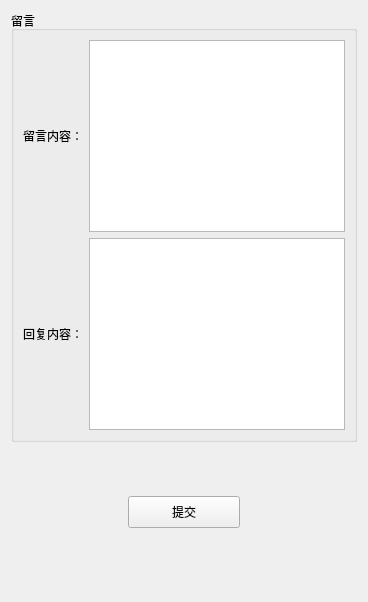
         <widget class="QWidget" name="page_5">
          <layout class="QGridLayout" name="gridLayout_9">
           <item row="1" column="1">
            <spacer name="verticalSpacer_2">
             <property name="orientation">
              <enum>Qt::Vertical</enum>
             </property>
             <property name="sizeHint" stdset="0">
              <size>
               <width>20</width>
               <height>48</height>
              </size>
             </property>
            </spacer>
           </item>
           <item row="2" column="0">
            <spacer name="horizontalSpacer_4">
             <property name="orientation">
              <enum>Qt::Horizontal</enum>
             </property>
             <property name="sizeHint" stdset="0">
              <size>
               <width>40</width>
               <height>20</height>
              </size>
             </property>
            </spacer>
           </item>
           <item row="2" column="1">
            <widget class="QPushButton" name="pushButton_2">
             <property name="minimumSize">
              <size>
               <width>112</width>
               <height>32</height>
              </size>
             </property>
             <property name="text">
              <string>提交</string>
             </property>
            </widget>
           </item>
           <item row="2" column="2">
            <spacer name="horizontalSpacer_5">
             <property name="orientation">
              <enum>Qt::Horizontal</enum>
             </property>
             <property name="sizeHint" stdset="0">
              <size>
               <width>40</width>
               <height>20</height>
              </size>
             </property>
            </spacer>
           </item>
           <item row="3" column="1">
            <spacer name="verticalSpacer_3">
             <property name="orientation">
              <enum>Qt::Vertical</enum>
             </property>
             <property name="sizeHint" stdset="0">
              <size>
               <width>20</width>
               <height>63</height>
              </size>
             </property>
            </spacer>
           </item>
           <item row="0" column="0" colspan="3">
            <widget class="QGroupBox" name="groupBox_12">
             <property name="title">
              <string>留言</string>
             </property>
             <layout class="QGridLayout" name="gridLayout_7">
              <item row="0" column="0">
               <widget class="QLabel" name="label_22">
                <property name="text">
                 <string>留言内容：</string>
                </property>
               </widget>
              </item>
              <item row="0" column="1">
               <widget class="QPlainTextEdit" name="plainTextEdit_3"/>
              </item>
              <item row="1" column="0">
               <widget class="QLabel" name="label_23">
                <property name="text">
                 <string>回复内容：</string>
                </property>
               </widget>
              </item>
              <item row="1" column="1">
               <widget class="QPlainTextEdit" name="plainTextEdit_5"/>
              </item>
             </layout>
            </widget>
           </item>
          </layout>
         </widget>
